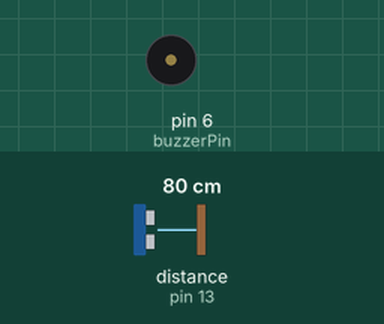
This sketch was run on a simulated Arduino Uno, built with avr-gcc and run on an emulated ATmega328P. On the bench: buzzer (waves = sounding, pin HIGH). Wiring (inferred from the names in the program): ultrasonic range finder: trigger pin 12; echo pin 13. Inputs (shaded band) come from the test bench; at power-on: distance to the obstacle (sensor on pin 13) 80 cm. The echo pulse lasts 58.3 µs per cm; pins used as bus, display or sensor lines are not drawn; what the sketch prints to the serial monitor is not drawn.

Above: at 1.2 s.
1.3 s: distance to the obstacle (sensor on pin 13) set to 9 cm
2.8 s: distance to the obstacle (sensor on pin 13) set to 6 cm
At 2.95 s:
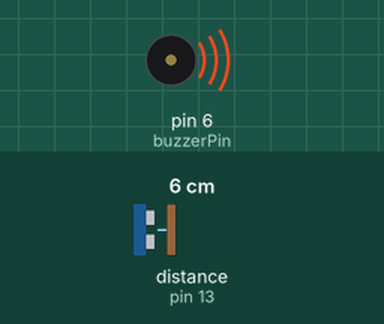
5.8 s: distance to the obstacle (sensor on pin 13) set to 18 cm
At 5.8 s:
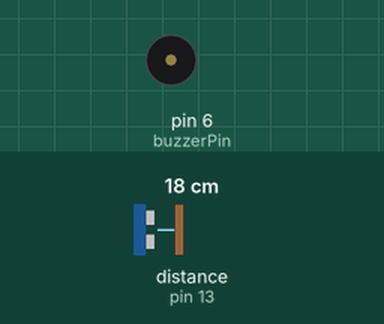
7.3 s: distance to the obstacle (sensor on pin 13) set to 2 cm
At 8.0 s:
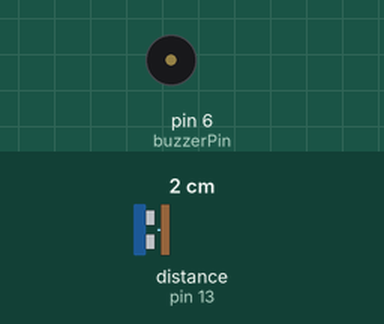
Timing chart, 0 to 11.3 s (numbered marks = the images above; inputs shaded):
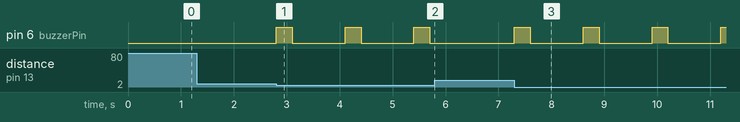

The sketch:

hoopSensor.ino
```cpp
const int trigPin = 12; //sends signal
const int echoPin = 13; //reads duration
const double threshold = 7; //7 cm threshold
int score = 0; //keeps track of score

const int buzzerPin = 6; // ADDED pin for buzzer

void setup() {
  Serial.begin(9600); //speed of communication between arduino and computer

  pinMode(trigPin, OUTPUT);
  pinMode(echoPin, INPUT);
  pinMode(buzzerPin, OUTPUT); // ADDED set buzzer pin as output
}

double distance()
{
  double duration = 0;

  digitalWrite(trigPin, HIGH);
  delayMicroseconds(50);
  digitalWrite(trigPin, LOW);

  duration = pulseIn(echoPin, HIGH);

  return (duration/2) / 29.1; //distance in cm
}

boolean detectShot()
{
  return distance() <= threshold;
}

void loop() {

  if (detectShot())
  {
    Serial.print("Basketball Detected");
    score += 1;

    digitalWrite(buzzerPin, HIGH); // ADDED turn buzzer on when shot detected
    delay(300);                    // ADDED short beep duration (0.3 sec)
    digitalWrite(buzzerPin, LOW);  // ADDED turn buzzer off

    delay(1000); // pause 1 second before next detection
  }

}
```

Measured:
- the behaviour switches between 8 and 7 cm on distance to the obstacle (sensor on pin 13) (found by bisection; images 0 and 1)
- after the input at 1.3 s, every drawn part: stays the same
- after the input at 2.8 s, pin 6 (buzzerPin): alternates HIGH for 0.30 s and LOW for 1.0 s, starting at once
- after the input at 5.8 s, pin 6 (buzzerPin): stays LOW (without the input it goes to HIGH after 0.91 s)
- after the input at 7.3 s, pin 6 (buzzerPin): alternates HIGH for 0.30 s and LOW for 1.0 s, starting at once
